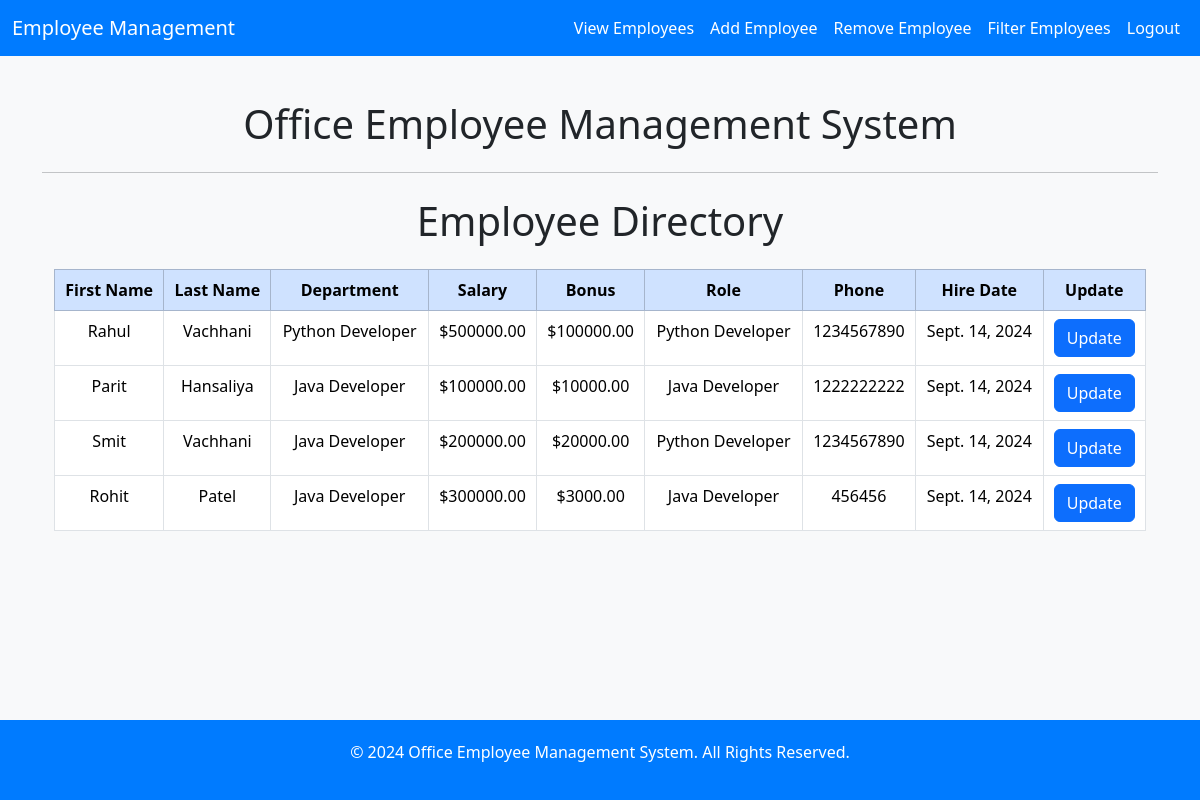
The page /all_emp/ (signed in) on the database as committed earlier.
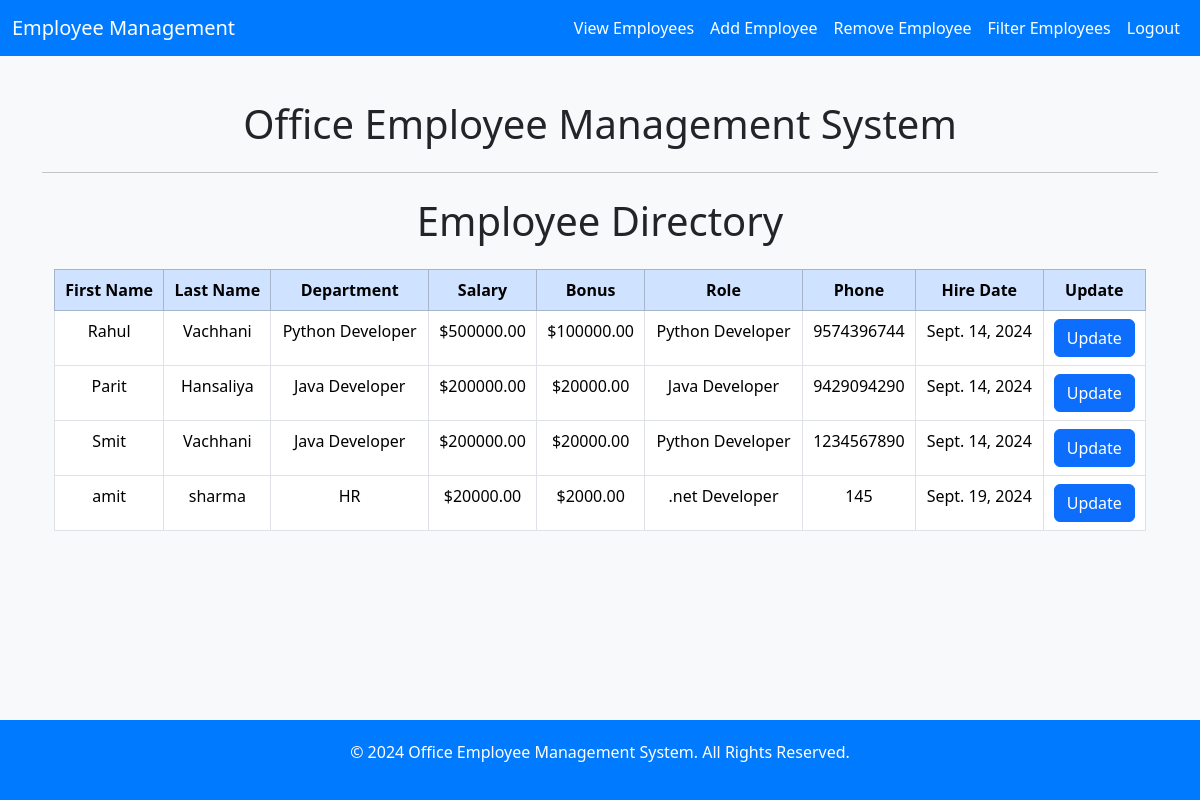
The same page on the database as committed later.
### emp/models.py (models this page shows, shortened)
class Employee(models.Model):
    first_name = models.CharField(max_length=100, null=False)
    last_name = models.CharField(max_length=100)
    dept = models.ForeignKey(Department, on_delete=models.CASCADE)
    salary = models.IntegerField(default=0)
    bonus = models.IntegerField(default=0)
    role = models.ForeignKey(Role, on_delete=models.CASCADE)
    phone = models.IntegerField(default=0)
    hire_date = models.DateField(auto_now_add=True)  # Automatically sets to the date when created
    date = models.TimeField(auto_now_add=True)

class Department(models.Model):
    name = models.CharField(max_length=100, null=False)
    location = models.CharField(max_length=100)

class Role(models.Model):
    name = models.CharField(max_length=100)

### emp/views.py (the view)
# urls.py: path('all_emp/', views.all_emp, name = 'all_emp'),
def all_emp(request):
    if request.user.is_authenticated:
        emps = Employee.objects.all()
        context = {
            'emps':emps
        }
        return render(request, 'all_emp.html', context)
    messages.warning(request, "First Login Then Try Agin!!")
    return render(request, 'login.html')

### emp/templates/all_emp.html (shortened to what this page needs)
 {% extends "base.html" %}
{% block body %}
<div class="container">
    <h1 class="my-4 text-center">Employee Directory</h1>
    <div class="table-responsive">
        <table class="table table-bordered table-hover">
            <thead class="table-primary text-center">
                <tr>
                    <th scope="col">First Name</th>
                    <th scope="col">Last Name</th>
                    <th scope="col">Department</th>
                    <th scope="col">Salary</th>
                    <th scope="col">Bonus</th>
                    <th scope="col">Role</th>
                    <th scope="col">Phone</th>
                    <th scope="col">Hire Date</th>
                    <th scope="col">Update</th>
                </tr>
            </thead>
            <tbody>
                {% for emp in emps %}
                <tr class="text-center">
                    <td>{{ emp.first_name }}</td>
                    <td>{{ emp.last_name }}</td>
                    <td>{{ emp.dept.name }}</td>
                    <td>${{ emp.salary|floatformat:2 }}</td>
                    <td>${{ emp.bonus|floatformat:2 }}</td>
                    <td>{{ emp.role.name }}</td>
                    <td>{{ emp.phone }}</td>
                    <td>{{ emp.hire_date }}</td>
                    <td>
                           <a href="{% url "update_emp" id=emp.id %}"><button type="submit" class="btn btn-primary">Update</button></a>
                    </td>
                </tr>
                {% endfor %}
            </tbody>
        </table>
    </div>
</div>
{% endblock body %}

Rows that differ between the two databases and show on the page:
removed Employee: first_name "Rohit", last_name "Patel", dept.name "Java Developer", salary "300000.00", bonus "3000.00", role.name "Java Developer", phone "456456", hire_date "Sept. 14, 2024"
changed Employee "Rahul": phone "1234567890" → "9574396744"
changed Employee "Parit": salary "100000.00" → "200000.00"; bonus "10000.00" → "20000.00"; phone "1222222222" → "9429094290"
added Employee: first_name "amit", last_name "sharma", dept.name "HR", salary "20000.00", bonus "2000.00", role.name ".net Developer", phone "145", hire_date "Sept. 19, 2024"
